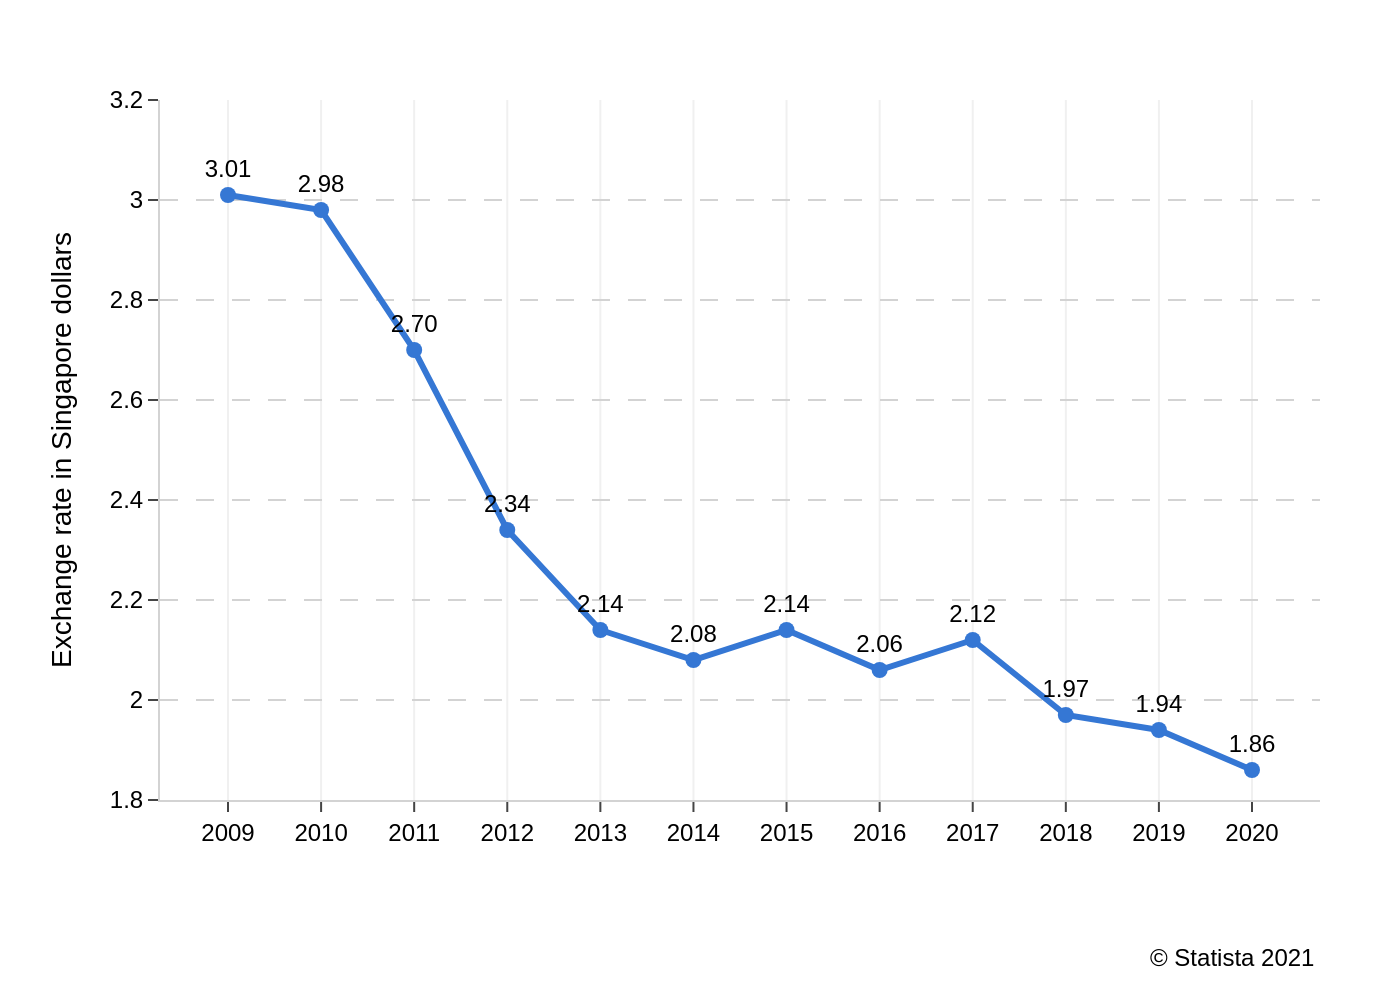

Generate this figure with Python:
import sys
import json
from pathlib import Path
import plotly.graph_objects as go

# Check for command-line argument
if len(sys.argv) != 2:
    print("Usage: python create_chart.py <json_file_path>")
    sys.exit(1)

# Get the JSON file path from the command-line argument
json_file_path = Path(sys.argv[1])

# Check if the JSON file exists
if not json_file_path.is_file():
    print(f"Error: JSON file not found at '{json_file_path}'")
    sys.exit(1)

# Read data from the JSON file
with open(json_file_path, 'r', encoding='utf-8') as f:
    chart_info = json.load(f)

# Extract data, texts, and colors from the loaded JSON
chart_data = chart_info.get("chart_data", [])
texts = chart_info.get("texts", {})
colors = chart_info.get("colors", [])

# Prepare data for Plotly
x_values = [item['x'] for item in chart_data]
y_values = [item['y'] for item in chart_data]

# Create the figure
fig = go.Figure()

# Add the line trace with markers and text labels
fig.add_trace(go.Scatter(
    x=x_values,
    y=y_values,
    mode='lines+markers+text',
    line=dict(color=colors[0], width=3),
    marker=dict(color=colors[0], size=8),
    text=[f'{y:.2f}' for y in y_values],
    textposition='top center',
    textfont=dict(
        family="Arial",
        size=12,
        color='black'
    ),
    hoverinfo='none',
    showlegend=False
))

# Update layout
fig.update_layout(
    font=dict(family="Arial", size=12, color="#000000"),
    title=dict(
        text=texts.get('title'),
        x=0.05,
        xanchor='left'
    ),
    xaxis=dict(
        title_text=texts.get('x_axis_title'),
        tickvals=x_values,
        ticktext=[str(x) for x in x_values],
        showgrid=True,
        gridcolor='#F0F0F0',
        gridwidth=1,
        zeroline=False,
        linecolor='lightgrey',
        ticks='outside'
    ),
    yaxis=dict(
        title_text=texts.get('y_axis_title'),
        range=[1.8, 3.2],
        tick0=1.8,
        dtick=0.2,
        showgrid=True,
        gridcolor='lightgrey',
        griddash='dash',
        zeroline=False,
        linecolor='lightgrey',
        ticks='outside'
    ),
    plot_bgcolor='white',
    paper_bgcolor='white',
    margin=dict(l=80, r=40, t=50, b=100),
    annotations=[
        dict(
            text=texts.get('source'),
            showarrow=False,
            xref='paper',
            yref='paper',
            x=1,
            y=-0.2,
            xanchor='right',
            yanchor='top',
            align='right',
            font=dict(family="Arial", size=12)
        )
    ]
)

# Generate the output PNG filename from the input JSON filename
output_filename = json_file_path.stem + ".png"

# Save the figure as a PNG image
fig.write_image(output_filename, scale=2)

print(f"Chart saved as {output_filename}")
